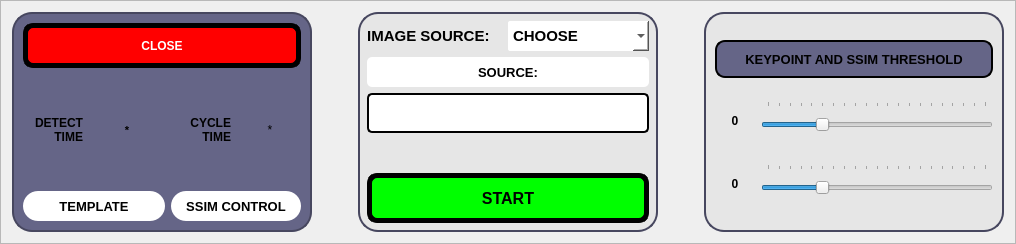
         <widget class="QFrame" name="frame_top">
          <property name="minimumSize">
           <size>
            <width>0</width>
            <height>215</height>
           </size>
          </property>
          <property name="maximumSize">
           <size>
            <width>16777215</width>
            <height>250</height>
           </size>
          </property>
          <property name="frameShape">
           <enum>QFrame::StyledPanel</enum>
          </property>
          <property name="frameShadow">
           <enum>QFrame::Raised</enum>
          </property>
          <layout class="QHBoxLayout" name="horizontalLayout">
           <item>
            <widget class="QFrame" name="frame">
             <property name="minimumSize">
              <size>
               <width>300</width>
               <height>195</height>
              </size>
             </property>
             <property name="maximumSize">
              <size>
               <width>300</width>
               <height>16777215</height>
              </size>
             </property>
             <property name="styleSheet">
              <string notr="true">background-color: rgb(101, 101, 135);
border-radius: 20px;
border: 2px solid  rgb(71, 71, 95);
</string>
             </property>
             <property name="frameShape">
              <enum>QFrame::StyledPanel</enum>
             </property>
             <property name="frameShadow">
              <enum>QFrame::Raised</enum>
             </property>
             <layout class="QGridLayout" name="gridLayout">
              <item row="0" column="0" colspan="4">
               <widget class="QPushButton" name="pushButtonClose_1">
                <property name="sizePolicy">
                 <sizepolicy hsizetype="Expanding" vsizetype="Fixed">
                  <horstretch>0</horstretch>
                  <verstretch>0</verstretch>
                 </sizepolicy>
                </property>
                <property name="minimumSize">
                 <size>
                  <width>0</width>
                  <height>45</height>
                 </size>
                </property>
                <property name="font">
                 <font>
                  <pointsize>9</pointsize>
                  <weight>75</weight>
                  <bold>true</bold>
                 </font>
                </property>
                <property name="styleSheet">
                 <string notr="true">QPushButton{
    qproperty-icon: url(:/images/icons/close_icon.png);
	background-color: rgb(255, 0, 0);
	color: rgb(255, 255, 255);
	border: 5px solid;
	border-radius: 10px;
}
QPushButton::hover
{
	background-color: rgb(0, 255, 0);

}</string>
                </property>
                <property name="text">
                 <string>CLOSE</string>
                </property>
                <property name="iconSize">
                 <size>
                  <width>30</width>
                  <height>30</height>
                 </size>
                </property>
               </widget>
              </item>
              <item row="1" column="0">
               <spacer name="verticalSpacer_6">
                <property name="orientation">
                 <enum>Qt::Vertical</enum>
                </property>
                <property name="sizeHint" stdset="0">
                 <size>
                  <width>20</width>
                  <height>40</height>
                 </size>
                </property>
               </spacer>
              </item>
              <item row="5" column="2" colspan="2">
               <widget class="QLabel" name="labelSSIMSituation">
                <property name="sizePolicy">
                 <sizepolicy hsizetype="Expanding" vsizetype="Preferred">
                  <horstretch>0</horstretch>
                  <verstretch>0</verstretch>
                 </sizepolicy>
                </property>
                <property name="minimumSize">
                 <size>
                  <width>130</width>
                  <height>30</height>
                 </size>
                </property>
                <property name="maximumSize">
                 <size>
                  <width>150</width>
                  <height>30</height>
                 </size>
                </property>
                <property name="font">
                 <font>
                  <pointsize>10</pointsize>
                  <weight>75</weight>
                  <bold>true</bold>
                 </font>
                </property>
                <property name="styleSheet">
                 <string notr="true">background-color: rgb(255, 255, 255);
 border:none; 
border-radius:15px;</string>
                </property>
                <property name="text">
                 <string>SSIM CONTROL</string>
                </property>
                <property name="alignment">
                 <set>Qt::AlignCenter</set>
                </property>
               </widget>
              </item>
              <item row="2" column="1">
               <widget class="QLabel" name="labelDetectTime">
                <property name="minimumSize">
                 <size>
                  <width>0</width>
                  <height>30</height>
                 </size>
                </property>
                <property name="maximumSize">
                 <size>
                  <width>16777215</width>
                  <height>30</height>
                 </size>
                </property>
                <property name="font">
                 <font>
                  <pointsize>8</pointsize>
                  <weight>75</weight>
                  <bold>true</bold>
                 </font>
                </property>
                <property name="styleSheet">
                 <string notr="true">border:none;</string>
                </property>
                <property name="text">
                 <string>*</string>
                </property>
                <property name="alignment">
                 <set>Qt::AlignCenter</set>
                </property>
               </widget>
              </item>
              <item row="2" column="2">
               <widget class="QLabel" name="label_10">
                <property name="minimumSize">
                 <size>
                  <width>60</width>
                  <height>30</height>
                 </size>
                </property>
                <property name="maximumSize">
                 <size>
                  <width>60</width>
                  <height>30</height>
                 </size>
                </property>
                <property name="font">
                 <font>
                  <weight>75</weight>
                  <bold>true</bold>
                 </font>
                </property>
                <property name="styleSheet">
                 <string notr="true">border:none;</string>
                </property>
                <property name="text">
                 <string>CYCLE 
 TIME</string>
                </property>
                <property name="alignment">
                 <set>Qt::AlignRight|Qt::AlignTrailing|Qt::AlignVCenter</set>
                </property>
               </widget>
              </item>
              <item row="5" column="0" colspan="2">
               <widget class="QLabel" name="labelTemplateSituation">
                <property name="sizePolicy">
                 <sizepolicy hsizetype="Expanding" vsizetype="Preferred">
                  <horstretch>0</horstretch>
                  <verstretch>0</verstretch>
                 </sizepolicy>
                </property>
                <property name="minimumSize">
                 <size>
                  <width>100</width>
                  <height>30</height>
                 </size>
                </property>
                <property name="maximumSize">
                 <size>
                  <width>150</width>
                  <height>30</height>
                 </size>
                </property>
                <property name="font">
                 <font>
                  <pointsize>10</pointsize>
                  <weight>75</weight>
                  <bold>true</bold>
                 </font>
                </property>
                <property name="styleSheet">
                 <string notr="true">background-color: rgb(255, 255, 255);
 border:none; 
border-radius:15px;</string>
                </property>
                <property name="text">
                 <string>TEMPLATE</string>
                </property>
                <property name="alignment">
                 <set>Qt::AlignCenter</set>
                </property>
               </widget>
              </item>
              <item row="2" column="3">
               <widget class="QLabel" name="labelCycleTime">
                <property name="minimumSize">
                 <size>
                  <width>50</width>
                  <height>30</height>
                 </size>
                </property>
                <property name="maximumSize">
                 <size>
                  <width>50</width>
                  <height>30</height>
                 </size>
                </property>
                <property name="styleSheet">
                 <string notr="true">border:none;</string>
                </property>
                <property name="text">
                 <string>*</string>
                </property>
                <property name="alignment">
                 <set>Qt::AlignCenter</set>
                </property>
               </widget>
              </item>
              <item row="2" column="0">
               <widget class="QLabel" name="label_12">
                <property name="maximumSize">
                 <size>
                  <width>60</width>
                  <height>30</height>
                 </size>
                </property>
                <property name="font">
                 <font>
                  <weight>75</weight>
                  <bold>true</bold>
                 </font>
                </property>
                <property name="styleSheet">
                 <string notr="true">border:none;</string>
                </property>
                <property name="text">
                 <string>DETECT 
 TIME</string>
                </property>
                <property name="alignment">
                 <set>Qt::AlignRight|Qt::AlignTrailing|Qt::AlignVCenter</set>
                </property>
               </widget>
              </item>
              <item row="3" column="1">
               <spacer name="verticalSpacer_9">
                <property name="orientation">
                 <enum>Qt::Vertical</enum>
                </property>
                <property name="sizeHint" stdset="0">
                 <size>
                  <width>20</width>
                  <height>40</height>
                 </size>
                </property>
               </spacer>
              </item>
             </layout>
            </widget>
           </item>
           <item>
            <spacer name="horizontalSpacer">
             <property name="orientation">
              <enum>Qt::Horizontal</enum>
             </property>
             <property name="sizeHint" stdset="0">
              <size>
               <width>40</width>
               <height>20</height>
              </size>
             </property>
            </spacer>
           </item>
           <item>
            <widget class="QWidget" name="butonlarWidget" native="true">
             <property name="minimumSize">
              <size>
               <width>300</width>
               <height>195</height>
              </size>
             </property>
             <property name="maximumSize">
              <size>
               <width>300</width>
               <height>220</height>
              </size>
             </property>
             <property name="styleSheet">
              <string notr="true">background-color: rgb(230, 230, 230);
border-radius: 20px;
border: 2px solid  rgb(71, 71, 95);
</string>
             </property>
             <layout class="QGridLayout" name="gridLayout_5">
              <item row="2" column="0" colspan="2">
               <widget class="QLabel" name="labelSourceText">
                <property name="sizePolicy">
                 <sizepolicy hsizetype="Expanding" vsizetype="Preferred">
                  <horstretch>0</horstretch>
                  <verstretch>0</verstretch>
                 </sizepolicy>
                </property>
                <property name="minimumSize">
                 <size>
                  <width>130</width>
                  <height>30</height>
                 </size>
                </property>
                <property name="maximumSize">
                 <size>
                  <width>16777215</width>
                  <height>30</height>
                 </size>
                </property>
                <property name="font">
                 <font>
                  <pointsize>10</pointsize>
                  <weight>75</weight>
                  <bold>true</bold>
                 </font>
                </property>
                <property name="styleSheet">
                 <string notr="true">background-color: rgb(255, 255, 255);
border:none; 
border-radius:5px;</string>
                </property>
                <property name="text">
                 <string>SOURCE:</string>
                </property>
                <property name="alignment">
                 <set>Qt::AlignCenter</set>
                </property>
               </widget>
              </item>
              <item row="1" column="1">
               <widget class="QComboBox" name="comboBoxImageSource">
                <property name="sizePolicy">
                 <sizepolicy hsizetype="Expanding" vsizetype="Fixed">
                  <horstretch>0</horstretch>
                  <verstretch>0</verstretch>
                 </sizepolicy>
                </property>
                <property name="minimumSize">
                 <size>
                  <width>0</width>
                  <height>30</height>
                 </size>
                </property>
                <property name="font">
                 <font>
                  <pointsize>11</pointsize>
                  <weight>75</weight>
                  <bold>true</bold>
                 </font>
                </property>
                <property name="styleSheet">
                 <string notr="true">border:none;
border-radius:2px;
background-color: rgb(255, 255, 255);
</string>
                </property>
                <item>
                 <property name="text">
                  <string>CHOOSE</string>
                 </property>
                </item>
                <item>
                 <property name="text">
                  <string>FOLDER</string>
                 </property>
                </item>
                <item>
                 <property name="text">
                  <string>CAMERA</string>
                 </property>
                </item>
                <item>
                 <property name="text">
                  <string>VIDEO</string>
                 </property>
                </item>
               </widget>
              </item>
              <item row="3" column="0" colspan="2">
               <widget class="QLineEdit" name="lineEditSource">
                <property name="minimumSize">
                 <size>
                  <width>0</width>
                  <height>40</height>
                 </size>
                </property>
                <property name="font">
                 <font>
                  <pointsize>10</pointsize>
                  <weight>75</weight>
                  <bold>true</bold>
                 </font>
                </property>
                <property name="styleSheet">
                 <string notr="true">background-color: rgb(255, 255, 255);
border: 2px solid;
border-radius:5px;</string>
                </property>
               </widget>
              </item>
              <item row="5" column="0" colspan="2">
               <widget class="QPushButton" name="pushButtonStart">
                <property name="enabled">
                 <bool>false</bool>
                </property>
                <property name="minimumSize">
                 <size>
                  <width>150</width>
                  <height>50</height>
                 </size>
                </property>
                <property name="font">
                 <font>
                  <pointsize>12</pointsize>
                  <weight>75</weight>
                  <bold>true</bold>
                 </font>
                </property>
                <property name="styleSheet">
                 <string notr="true">QPushButton{
    qproperty-icon: url(:/images/icons/start_icon.png);
	background-color: rgb(0, 255, 0);
	color: rgb(0, 0, 0);
	border: 5px solid;
	border-radius: 10px;
}
QPushButton::hover
{
	background-color: rgb(0, 255, 0);

}
QPushButton::disabled:
{
	background-color: rgb(255, 255, 255);
	color: rgb(0, 0, 0);


}</string>
                </property>
                <property name="text">
                 <string>START</string>
                </property>
                <property name="iconSize">
                 <size>
                  <width>30</width>
                  <height>30</height>
                 </size>
                </property>
               </widget>
              </item>
              <item row="1" column="0">
               <widget class="QLabel" name="label_13">
                <property name="minimumSize">
                 <size>
                  <width>0</width>
                  <height>30</height>
                 </size>
                </property>
                <property name="maximumSize">
                 <size>
                  <width>150</width>
                  <height>30</height>
                 </size>
                </property>
                <property name="font">
                 <font>
                  <pointsize>11</pointsize>
                  <weight>75</weight>
                  <bold>true</bold>
                 </font>
                </property>
                <property name="styleSheet">
                 <string notr="true">border:none;</string>
                </property>
                <property name="text">
                 <string>IMAGE SOURCE:   </string>
                </property>
                <property name="alignment">
                 <set>Qt::AlignRight|Qt::AlignTrailing|Qt::AlignVCenter</set>
                </property>
               </widget>
              </item>
              <item row="4" column="0">
               <spacer name="verticalSpacer_7">
                <property name="orientation">
                 <enum>Qt::Vertical</enum>
                </property>
                <property name="sizeHint" stdset="0">
                 <size>
                  <width>20</width>
                  <height>40</height>
                 </size>
                </property>
               </spacer>
              </item>
             </layout>
            </widget>
           </item>
           <item>
            <spacer name="horizontalSpacer_2">
             <property name="orientation">
              <enum>Qt::Horizontal</enum>
             </property>
             <property name="sizeHint" stdset="0">
              <size>
               <width>40</width>
               <height>20</height>
              </size>
             </property>
            </spacer>
           </item>
           <item>
            <widget class="QFrame" name="frame_3">
             <property name="minimumSize">
              <size>
               <width>300</width>
               <height>195</height>
              </size>
             </property>
             <property name="maximumSize">
              <size>
               <width>350</width>
               <height>16777215</height>
              </size>
             </property>
             <property name="styleSheet">
              <string notr="true">background-color: rgb(230, 230, 230);
border-radius: 20px;
border: 2px solid  rgb(71, 71, 95);
</string>
             </property>
             <property name="frameShape">
              <enum>QFrame::StyledPanel</enum>
             </property>
             <property name="frameShadow">
              <enum>QFrame::Raised</enum>
             </property>
             <layout class="QGridLayout" name="gridLayout_2">
              <item row="2" column="1" colspan="2">
               <layout class="QHBoxLayout" name="horizontalLayout_3">
                <item>
                 <widget class="QLabel" name="labelKeypointThreshold">
                  <property name="minimumSize">
                   <size>
                    <width>40</width>
                    <height>40</height>
                   </size>
                  </property>
                  <property name="maximumSize">
                   <size>
                    <width>40</width>
                    <height>40</height>
                   </size>
                  </property>
                  <property name="font">
                   <font>
                    <weight>75</weight>
                    <bold>true</bold>
                   </font>
                  </property>
                  <property name="styleSheet">
                   <string notr="true">border:none;</string>
                  </property>
                  <property name="text">
                   <string>0</string>
                  </property>
                  <property name="alignment">
                   <set>Qt::AlignCenter</set>
                  </property>
                 </widget>
                </item>
                <item>
                 <widget class="QSlider" name="horizontalSliderKeypointThreshold">
                  <property name="minimumSize">
                   <size>
                    <width>0</width>
                    <height>40</height>
                   </size>
                  </property>
                  <property name="maximumSize">
                   <size>
                    <width>300</width>
                    <height>16777215</height>
                   </size>
                  </property>
                  <property name="styleSheet">
                   <string notr="true">border:none;</string>
                  </property>
                  <property name="maximum">
                   <number>100</number>
                  </property>
                  <property name="singleStep">
                   <number>5</number>
                  </property>
                  <property name="pageStep">
                   <number>5</number>
                  </property>
                  <property name="value">
                   <number>25</number>
                  </property>
                  <property name="orientation">
                   <enum>Qt::Horizontal</enum>
                  </property>
                  <property name="tickPosition">
                   <enum>QSlider::TicksAbove</enum>
                  </property>
                  <property name="tickInterval">
                   <number>5</number>
                  </property>
                 </widget>
                </item>
               </layout>
              </item>
              <item row="3" column="1" colspan="2">
               <layout class="QHBoxLayout" name="horizontalLayout_9">
                <item>
                 <widget class="QLabel" name="labelSSIMSliderValue">
                  <property name="minimumSize">
                   <size>
                    <width>40</width>
                    <height>40</height>
                   </size>
                  </property>
                  <property name="maximumSize">
                   <size>
                    <width>40</width>
                    <height>40</height>
                   </size>
                  </property>
                  <property name="font">
                   <font>
                    <weight>75</weight>
                    <bold>true</bold>
                   </font>
                  </property>
                  <property name="styleSheet">
                   <string notr="true">border:none;</string>
                  </property>
                  <property name="text">
                   <string>0</string>
                  </property>
                  <property name="alignment">
                   <set>Qt::AlignCenter</set>
                  </property>
                 </widget>
                </item>
                <item>
                 <widget class="QSlider" name="horizontalSliderSSIM">
                  <property name="minimumSize">
                   <size>
                    <width>0</width>
                    <height>40</height>
                   </size>
                  </property>
                  <property name="maximumSize">
                   <size>
                    <width>300</width>
                    <height>16777215</height>
                   </size>
                  </property>
                  <property name="styleSheet">
                   <string notr="true">border:none;</string>
                  </property>
                  <property name="minimum">
                   <number>0</number>
                  </property>
                  <property name="maximum">
                   <number>100</number>
                  </property>
                  <property name="singleStep">
                   <number>5</number>
                  </property>
                  <property name="pageStep">
                   <number>5</number>
                  </property>
                  <property name="value">
                   <number>25</number>
                  </property>
                  <property name="orientation">
                   <enum>Qt::Horizontal</enum>
                  </property>
                  <property name="tickPosition">
                   <enum>QSlider::TicksAbove</enum>
                  </property>
                  <property name="tickInterval">
                   <number>5</number>
                  </property>
                 </widget>
                </item>
               </layout>
              </item>
              <item row="0" column="1" colspan="2">
               <widget class="QLabel" name="label_18">
                <property name="minimumSize">
                 <size>
                  <width>0</width>
                  <height>38</height>
                 </size>
                </property>
                <property name="maximumSize">
                 <size>
                  <width>16777215</width>
                  <height>38</height>
                 </size>
                </property>
                <property name="font">
                 <font>
                  <pointsize>10</pointsize>
                  <weight>75</weight>
                  <bold>true</bold>
                 </font>
                </property>
                <property name="styleSheet">
                 <string notr="true">QLabel{
	background-color: rgb(101, 101, 135);
	border: 2px solid;
	border-radius: 10px;
}</string>
                </property>
                <property name="text">
                 <string>KEYPOINT AND SSIM THRESHOLD</string>
                </property>
                <property name="alignment">
                 <set>Qt::AlignCenter</set>
                </property>
               </widget>
              </item>
             </layout>
            </widget>
           </item>
          </layout>
         </widget>
